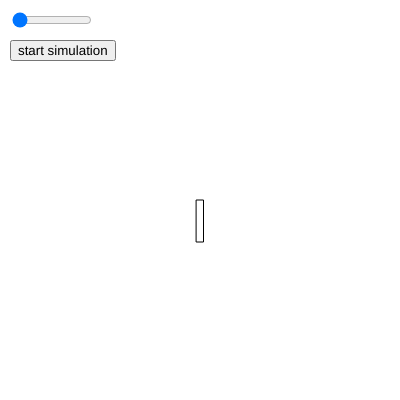
Frame 1 (no input)
Frame 60 (no input): identical to frame 1, image omitted
Frame 120 (the mouse pressed at the canvas centre since frame 60): identical to frame 1, image omitted

The p5.js sketch that drew this single still picture (run headless with seeded random() and noise() and a simulated clock; from frame 60 on, the mouse is pressed at the canvas centre):

// p5.js sketch
// ── sketch.js
let slider;
let started = false;
let angle = 0;
let drop = 1;
let dropSpeed = 1;
let angleMinus = 0.5;
let dropMinus = 0.5;

function setup() {
  createCanvas(400, 400);
  frameRate(24);
  slider = createSlider(0, 360, 0);
  slider.position(10, 10);
  slider.style('width', '80px');
  button = createButton('start simulation');
  button.position(10, 40);
  button.mousePressed(startSimulation);
}

function draw() {
  background(255);
  translate(width / 2, height / 2);
  angleMode(DEGREES);
  if(!started){
    angle = slider.value();
    rotate(angle);
    rect(-7/2, 0, 7, 42);
  }
  if(started){
    rotate(angle);
    rect(-7/2, 0, 7, 42);
    if (angle > 180){
      angle = angle - 360;
    }
    if (angle < -180){
      angle = angle + 360;
    }
    if (angle != 180 || angle != 0 && dropSpeed != 0){
      if (angle < 0){
        dropSpeed -= drop;
        dropSpeed += dropMinus;
        angle -= dropSpeed;
        angle += angleMinus;
      }
      if (angle > 0){
        dropSpeed += drop;
        dropSpeed -= dropMinus;
        angle -= dropSpeed;
        angle -= angleMinus;
      }
    }
  }
}

function startSimulation() {
  started = true;
}
// ── group.html
<!DOCTYPE html>
<html lang="en">
<head>
    <meta charset="UTF-8">
    <meta http-equiv="X-UA-Compatible" content="IE=edge">
    <meta name="viewport" content="width=device-width, initial-scale=1.0">
    <title>Document</title>
    <link rel="stylesheet" href="styles.css">
</head>
<body style="background-color: black;" onload="document.body.style.opacity='1'">
    <div class="topnav">
        <a href="/ICT-website/home.html">Home</a>
        <a href="/ICT-website/personal.html">Personal projects</a>
        <a class="active" href="/ICT-website/group.html">Group project</a>
    </div>
    <div class="textDiv" style="padding-top: 50px; padding-left: 30px;">
        <h1 class="text">Group project:</h1>
        <p class="text">This was a game made in collaboration with one of my classmates. We made this game for Luostarivuoren lower secondary schools student exchange project.</p>
        <p class="text">The game would teach the exchange students about Turku in a fun way. At the time I am making this website the game is still missing the questions but otherwise</p>
        <p class="text">it is playable. This is my latest project if this website is not counted.</p>
        <a href="https://ron-puolimatka.github.io/files/menu.html" target="_blank" rel="noopener noreferrer" class="link">Link to the game</a>
    </div>
      
</body>
</html>
// ── home.html
<!DOCTYPE html>
<html lang="en">
<head>
    <meta charset="UTF-8">
    <meta http-equiv="X-UA-Compatible" content="IE=edge">
    <meta name="viewport" content="width=device-width, initial-scale=1.0">
    <title>Document</title>
    <link rel="stylesheet" href="styles.css">
</head>
<body style="background-color: black;" onload="document.body.style.opacity='1'">
    <div class="topnav">
        <a class="active" href="/ICT-website/home.html">Home</a>
        <a href="/ICT-website/personal.html">Personal projects</a>
        <a href="/ICT-website/group.html">Group project</a>
    </div>
    <div class="textDiv" style="padding-top: 50px; padding-left: 30px;">
        <h1 class="text">Welcome to my personal portfolio!</h1>
        <p class="text">This website holds my recent projects. I would suggest you to first check out the personal projects tab that you can select from the navigation bar. Then proceed to my group project tab.</p>
    </div>
</body>
</html>
// ── personal.html
<!DOCTYPE html>
<html lang="en">
<head>
    <meta charset="UTF-8">
    <meta http-equiv="X-UA-Compatible" content="IE=edge">
    <meta name="viewport" content="width=device-width, initial-scale=1.0">
    <title>Document</title>
    <link rel="stylesheet" href="styles.css">
</head>
<body style="background-color: black;" onload="document.body.style.opacity='1'">
    <div class="topnav">
        <a href="/ICT-website/home.html">Home</a>
        <a class="active" href="/ICT-website/personal.html">Personal projects</a>
        <a href="/ICT-website/group.html">Group project</a>
      </div>
      <div class="textDiv" style="padding-top: 50px; padding-left: 30px;">
          <h1 class="text">Personal projects:</h1>
          <p class="text">-This is a simple simulation of rotation on a fixed point. The slider changes the start angle. It may bug sometimes so if that happens just refresh the page and restart the simulation.</p>
          <iframe src="index.html" height="400" width="400" id="myiframe"></iframe>
          <p class="text">-This website. I made this website by myself.</p>
          <p class="text">-I had long been making a game of my own. It has now been corrupted so i could not put it here. The game was not that deep into development.</p>
          <p class="text">The game was a portal like game based on travelling short amounts of time into the past. You would solve puzzles this way.</p>
        </iframe>
      </div>
</body>
</html>
// ── styles.css
.topnav {
    background-color: rgb(255, 255, 255);
    overflow: hidden;
    position: static;
  }

  .topnav a {
    float: left;
    color: #000000;
    text-align: center;
    padding: 14px 16px;
    text-decoration: none;
    font-size: 17px;
    transition: 1s ease;
  }

  .topnav a:hover {
    background-color: #ddd;
    color: rgb(0, 0, 0);
  }

  .topnav a.active {
    color: black;
    background-color: rgb(71, 71, 71);
  }
body {
  opacity: 0;
  transition: opacity ease 1s;
}
.text {
  color: white;
}
